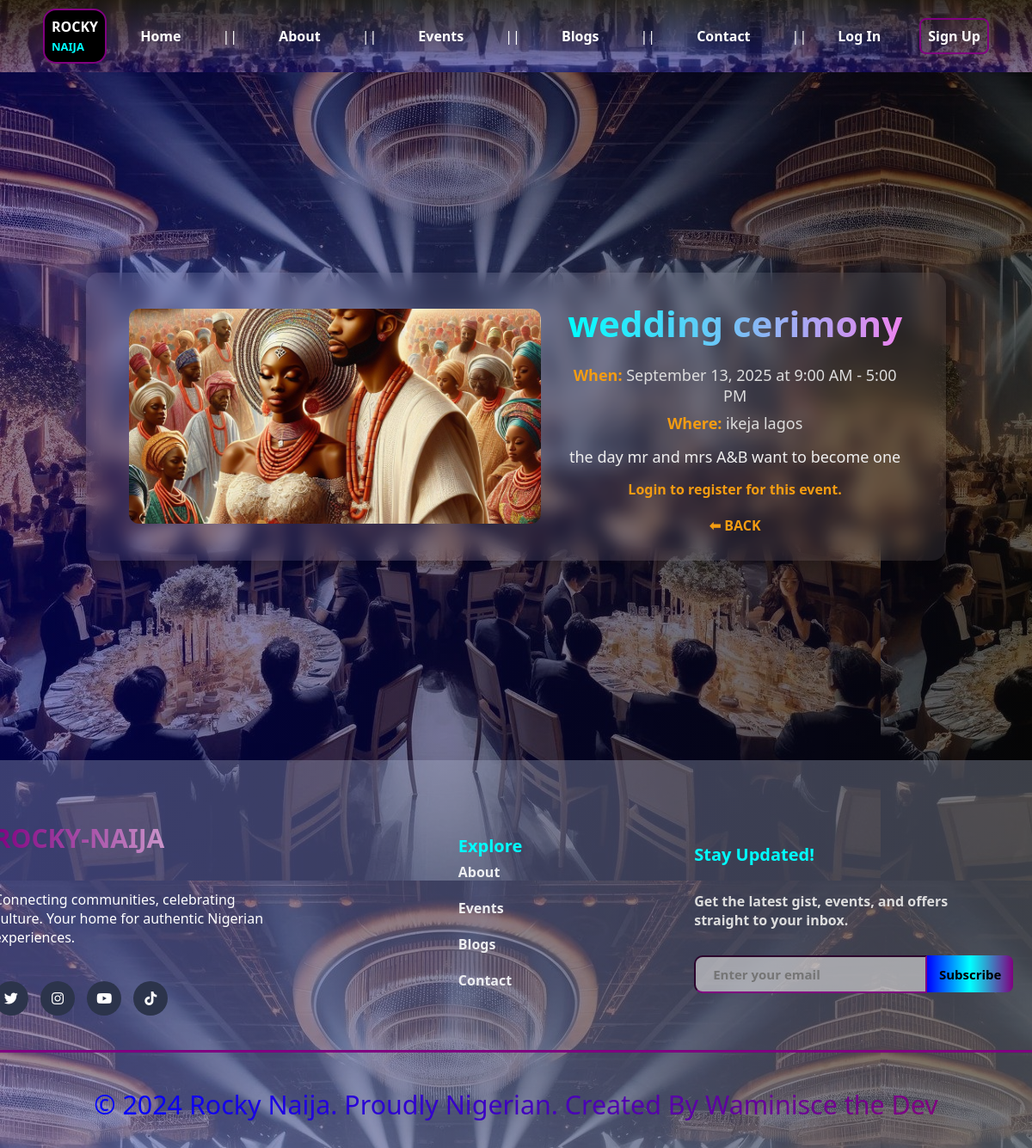
Page /7/ on the committed database.
### EventApp/models.py (models this page shows, shortened)
class Event(models.Model):
       title = models.CharField(max_length=225, null=True, blank=True)
       Description = models.TextField()
       Date = models.DateTimeField()
       start_time = models.TimeField(null=True, blank=True, default=None)
       end_time = models.TimeField(null=True, blank=True, default=None)
       Location = models.CharField(max_length=225)
       image = models.ImageField(upload_to='picture', null=True, blank=True)
       gate_fees = models.IntegerField(null=True, blank=True, default=None)
       gate_fees2 = models.IntegerField(null=True, blank=True, default=None)

### EventApp/views.py (the view)
# urls.py: path('<int:event_id>/', views.event_detail, name='event_detail'),
def event_detail(request, event_id):
    event = get_object_or_404(Event, id=event_id)
    is_registered = False
    if request.user.is_authenticated:
        is_registered = Registration.objects.filter(event=event, user=request.user).exists()
    context = {
        'event': event,
        'is_registered': is_registered,
    }
    return render(request, 'event_detail.html', context)

### template/event_detail.html (shortened to what this page needs)
{% extends 'base.html' %}
{% load static %}
{% block content %}
<link rel="stylesheet" href="{% static 'style4.css' %}">
<div class="body"></div>
<div class="style">
  <div class="style1">
    {% if event.image %}
      <img class="img2" src="{{ event.image.url }}" alt="{{ event.title }}">
    {% else %}
      <img class="img2" src="{% static 'images/abuja-images.jpg' %}" alt="Default image">
    {% endif %}
    <div>
      <h1 style="font-size: 42px; font-weight: 900; background: linear-gradient(to right, cyan, violet); -webkit-background-clip: text; -webkit-text-fill-color: transparent; margin-bottom: 20px;">
          {{ event.title }}
      </h1>
      <p style="font-size:18px; margin:8px 0; color:#ddd;">
        <strong style="color:#f39c12;">When:</strong> {{ event.Date|date:"F d, Y" }}
        {% if event.start_time %} at {{ event.start_time|time:"g:i A" }}{% endif %}
        {% if event.end_time %} - {{ event.end_time|time:"g:i A" }}{% endif %}
      </p>
      <p style="font-size:18px; margin:8px 0; color:#ddd;">
        <strong style="color:#f39c12;">Where:</strong> {{ event.Location }}
      </p>
      <p style="font-size:18px; margin:15px 0; color:#eee;">{{ event.Description }}</p>
      {% if user.is_authenticated %}
        {% if is_registered %}
          <p style="color:#0f0;">You are registered for this event.</p>
          <form action="{% url 'cancel_registration' event.id %}" method="post">
            {% csrf_token %}
            <button type="submit" class="btn btn-danger">Cancel Registration</button>
          </form>
        {% else %}
          <form action="{% url 'register_for_event' event.id %}" method="post" style="margin-top:20px;">
            {% csrf_token %}
            <label for="ticket_type" style="font-weight:600; margin-right:10px;">Choose Ticket:</label>
            <select name="ticket_type" id="ticket_type" required style="padding:10px; border-radius:6px; border:1px solid #ccc; margin-right:10px;">
              <option value="regular">Regular - ${{ event.gate_fees }}</option>
              <option value="vip">VIP - ${{ event.gate_fees2 }}</option>
            </select>
            <button type="submit" class="btn btn-primary">Register</button>
          </form>
        {% endif %}
      {% else %}
        <p><a href="{% url 'login' %}?next={{ request.path }}" style="color:#f39c12; font-weight:600; text-decoration:none;">Login to register for this event.</a></p>
      {% endif %}
      <a href="{% url 'event_list' %}" style="display:inline-block; margin-top:20px; text-decoration:none; color:#f39c12; font-weight:600;">⬅ BACK</a>
    </div>
  </div>
</div>
{% endblock %}

### statics/style4.css (style rules this page uses)
* { margin:0; padding:0; box-sizing:border-box; font-family: system-ui, -apple-system, BlinkMacSystemFont, 'Segoe UI', Roboto, Oxygen, Ubuntu, Cantarell, 'Open Sans', 'Helvetica Neue', sans-serif; }
.body { background-image: linear-gradient(to right,rgba(5, 5, 150, 0.441),rgba(8, 8, 8, 0.655)) , url("/static/images/event background image.jpg"); position: fixed; top: 0; left: 0; width: 100%; height: 100%; z-index: -1; color: white; font-family: 'Exo 2', sans-serif; }
img { border-radius: 25px; width: 230px; height: 250px; }
:root { --rn-dark-blue: #1a1f2c; --rn-light-gray: #edeef1; --rn-green: purple; --rn-white: #ffffff; }

### template/base.html (style rules this page uses)
body { font-family: sans-serif; margin: 0; padding: 0; box-sizing: border-box; }

### rows in the picture
Event: image (picture), title "wedding cerimony", Date "September 13, 2025", start_time "9:00 AM", end_time "5:00 PM", Location "ikeja lagos", Description "the day mr and mrs A&B want to become one"
